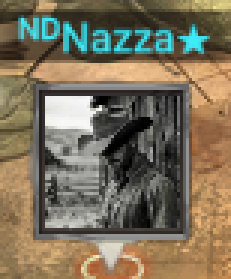
#> input picture radar_tool/templates/pin_19.png, 77 x 93 px (shown 3 times larger); its folder holds 4 pictures in this run
$ python scan.py templates/pin_19.png
#> lines starting #> are read from the running program, lines starting #| are printed output that depends on the picture
### radar_tool/detector.py
"""
detector.py
Rileva icone/pin sulla mappa tramite template matching multi-template + NMS.
"""

import cv2
import numpy as np
from pathlib import Path

ROI          = (75, 115, 870, 485)   # x1,y1,x2,y2 zona mappa (esclude UI bordi)
THRESHOLD    = 0.65
NMS_DIST     = 30
CROP_SIZE    = 64


def load_templates(templates_dir: Path) -> list[dict]:
    templates = []
    for p in sorted(templates_dir.glob("*.png")):
        img = cv2.imread(str(p))
        if img is None:
            continue
        parts = p.stem.split("_", 1)
        tipo  = parts[1] if len(parts) > 1 else p.stem
        templates.append({"name": p.stem, "tipo": tipo,
                          "img": img, "h": img.shape[0], "w": img.shape[1]})
    return templates


def detect(map_img: np.ndarray, templates: list[dict],
           threshold: float = THRESHOLD) -> list[dict]:
    roi_x1, roi_y1, roi_x2, roi_y2 = ROI
    all_matches = []
    for t in templates:
        result = cv2.matchTemplate(map_img, t["img"], cv2.TM_CCOEFF_NORMED)
        locs   = np.where(result >= threshold)
        for py, px in zip(locs[0], locs[1]):
            cx, cy = px + t["w"] // 2, py + t["h"] // 2
            if not (roi_x1 < cx < roi_x2 and roi_y1 < cy < roi_y2):
                continue
            all_matches.append({
                "cx": int(cx), "cy": int(cy),
                "x":  int(px), "y":  int(py),
                "w":  int(t["w"]), "h": int(t["h"]),
                "conf":     float(result[py, px]),
                "template": t["name"],
                "tipo":     t["tipo"],
            })
    return _nms(all_matches, NMS_DIST)


def _nms(matches: list[dict], dist: int) -> list[dict]:
    if not matches:
        return []
    ms = sorted(matches, key=lambda m: -m["conf"])
    kept, suppressed = [], set()
    for i, m in enumerate(ms):
        if i in suppressed:
            continue
        kept.append(m)
        for j, q in enumerate(ms):
            if j <= i or j in suppressed:
                continue
            if abs(m["cx"] - q["cx"]) < dist and abs(m["cy"] - q["cy"]) < dist:
                suppressed.add(j)
    return kept


# [26 lines left out: functions extract_crop, draw_debug, not called in this run]

### radar_tool/scan.py
"""
scan.py
Rileva i pin sulla mappa e genera detections.json + crop 64×64.

Migliorie (Mar 2026):
- Nomi crop deterministici (cx,cy,tipo,template) per stabilità dataset.
"""

import cv2
import json
import argparse
import sys
import re
from pathlib import Path

HERE = Path(__file__).parent
TEMPLATES_DIR = HERE / "templates"
DATASET_DIR = HERE / "dataset"


def _safe_token(s: str) -> str:
    s = (s or "").strip().replace(" ", "_")
    s = re.sub(r"[^0-9A-Za-z_\-]+", "", s)
    return s or "x"


def _crop_filename(m: dict) -> str:
    cx = int(m.get("cx", 0))
    cy = int(m.get("cy", 0))
    tipo = _safe_token(m.get("tipo", ""))
    tmpl = _safe_token(m.get("template", ""))
    return f"crop_{cx:04d}_{cy:04d}_{tipo}_{tmpl}.png"


def main() -> None:
    parser = argparse.ArgumentParser(description="Scan mappa radar")
    parser.add_argument("map_path", help="Percorso mappa PNG")
    parser.add_argument("--threshold", "-t", type=float, default=0.65)
    parser.add_argument("--debug", "-d", action="store_true", help="Salva immagine con bbox disegnati")
    parser.add_argument("--out", default="detections.json")
    args = parser.parse_args()

    from detector import load_templates, detect, extract_crop, draw_debug

    map_img = cv2.imread(args.map_path)
#> map_img is the input picture: shape (93, 77, 3); mean B, G, R 91.5, 112.7, 123.9
    if map_img is None:
        print(f"ERRORE: impossibile aprire {args.map_path}")
        sys.exit(1)

    templates = load_templates(TEMPLATES_DIR)
    if not templates:
        print(f"ERRORE: nessun template in {TEMPLATES_DIR}/")
        print("  Lancia prima: python template_builder.py <mappa>")
        sys.exit(1)

    print(f"Template caricati : {len(templates)}")
    matches = detect(map_img, templates, threshold=args.threshold)
#> the loop in detect, `for t in templates:` made 4 passes
#> pass 2, in detect, `result = cv2.matchTemplate(map_img, t["img"], cv2.TM_CCOEFF_NORMED)`:
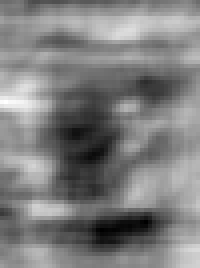
#> result: shape (67, 50) float32 (shown 4 times larger); min -0.364, max 0.373, mean 0.00303; drawn with min black and max white
#> pass 3, in detect, `result = cv2.matchTemplate(map_img, t["img"], cv2.TM_CCOEFF_NORMED)`:
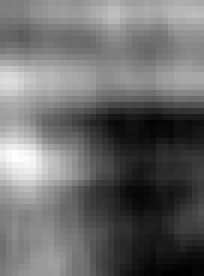
#> result: shape (46, 34) float32 (shown 6 times larger); min -0.29, max 0.359, mean -0.0169; drawn with min black and max white
    print(f"Pin rilevati      : {len(matches)}")

    crops_dir = DATASET_DIR / "crops"
    crops_dir.mkdir(parents=True, exist_ok=True)

    for m in matches:
        cf = _crop_filename(m)
        m["crop_file"] = cf
        crop = extract_crop(map_img, m["cx"], m["cy"], 64)
        cv2.imwrite(str(crops_dir / cf), crop)

    print(f"\n{'N':>2} {'cx':>4} {'cy':>4} {'conf':>5} tipo")
    print("─" * 42)
    for i, m in enumerate(sorted(matches, key=lambda x: x["cy"]), 1):
        print(f"{i:2d} {m['cx']:4d} {m['cy']:4d} {m['conf']:.3f} {m['tipo']}")

    out_data = [{k: v for k, v in m.items() if k not in ("x", "y")} for m in matches]
    with open(args.out, "w", encoding="utf-8") as f:
        json.dump(out_data, f, indent=2)

    print(f"\nDetections → {args.out}")
    print(f"Crop       → {crops_dir}/")

    if args.debug:
        debug_img = draw_debug(map_img, matches)
        debug_path = Path(args.map_path).with_name(Path(args.map_path).stem + "_detected.png")
        cv2.imwrite(str(debug_path), debug_img)
        print(f"Debug img  → {debug_path}")


if __name__ == "__main__":
    main()
